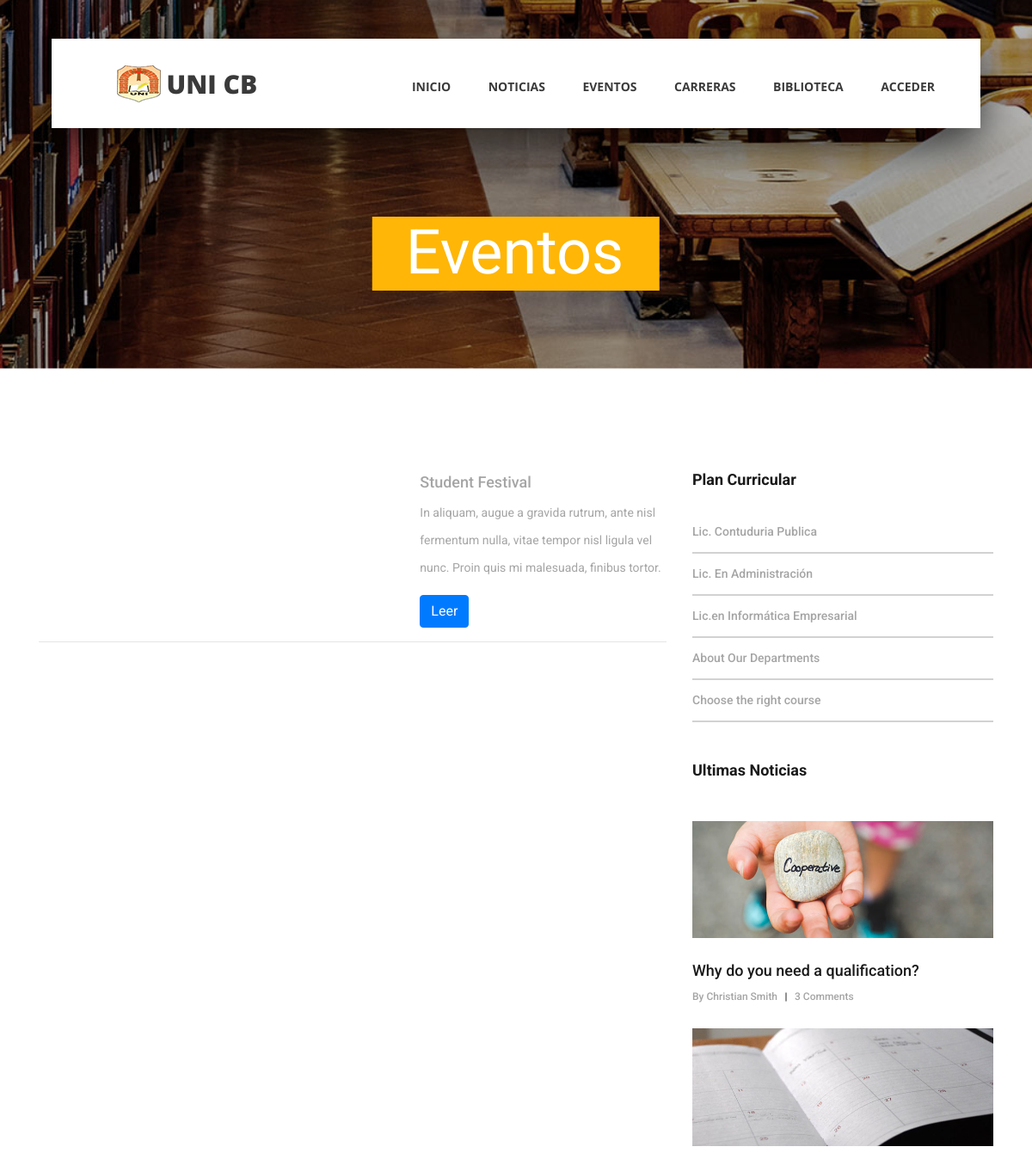
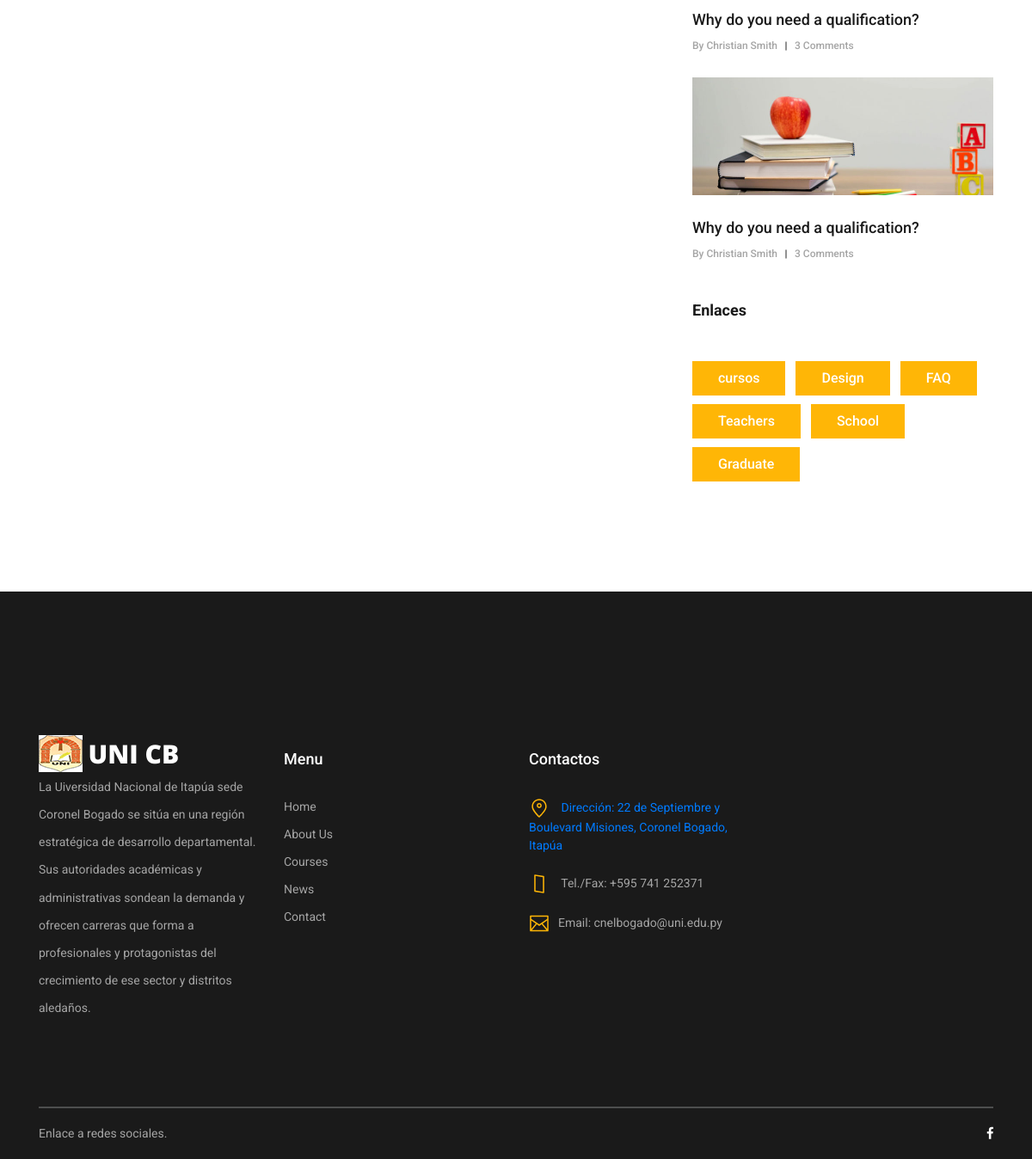
/public/eventos.php, run on the app's committed database (2 pictures, top to bottom).
### tables this page shows
CREATE TABLE `contenidos` (
  `id` int(11) NOT NULL,
  `titulo` varchar(200) NOT NULL,
  `contenido` longtext NOT NULL,
  `fecha_publicacion` timestamp NOT NULL DEFAULT CURRENT_TIMESTAMP ON UPDATE CURRENT_TIMESTAMP,
  `tipo` varchar(20) NOT NULL,
  `fecha` varchar(40) NOT NULL,
  `categoria` varchar(100) NOT NULL,
  `alias` varchar(200) NOT NULL,
  `contacto` varchar(200) DEFAULT NULL,
  `direccion` varchar(200) DEFAULT NULL,
  `cod_zona` int(11) DEFAULT NULL,
  `urlimagen` varchar(200) DEFAULT NULL,
  `resumen` varchar(200) DEFAULT NULL
);

### public/eventos.php (the view, shortened to what this page needs)
<?php
require_once("header.php");
 ?>
 <!DOCTYPE html>
 <html lang="en" dir="ltr">
   <head>
		 <link rel="stylesheet" type="text/css" href="../styles/news_post_styles.css">
		 <link rel="stylesheet" type="text/css" href="../styles/news_post_responsive.css">
   </head>
   <body>
   </body>
 </html>
	<div class="home">
		<div class="home_background_container prlx_parent">
			<div class="home_background prlx" style="background-image:url(../images/news_background.jpg)"></div>
		</div>
		<div class="home_content">
			<h1> Eventos</h1>
		</div>
	</div>
	<div class="news">
		<div class="container">
			<div class="row">
        <div class="col-lg-8">
					<div class="news_post_container">
            <?php
            function mostrarDatos ($resultados) {
            if ($resultados !=NULL) {
            echo '          <div class="row">
                                <div class="col-md-7">
                                  <a href="'.$resultados['alias'].'">
                                    <img class="img-fluid rounded mb-3 mb-md-0" src="'.$resultados['urlimagen'].'" alt="">
                                  </a>
                                </div>
                                <div class="col-md-5">
                                  <h3>'.$resultados['titulo'].'</h3>
                                  <p>'.$resultados['resumen'].'</p>
                                  <a class="btn btn-primary" href="'.$resultados['alias'].'">Leer</a>
                                </div>
                              </div>
      <hr>     ';}
            else {echo "<br/>No hay más datos!!! <br/>";}
            }
          include("../php/conexion.php");
            $result = mysqli_query($mysqli, "SELECT * from contenidos c where c.tipo='EVENTO' order by fecha_publicacion");
            while ($fila = mysqli_fetch_array($result)){
            mostrarDatos($fila);
            }
            ?>
					</div>
				</div>
	    <?php include("panel_lateral.php")?>
			</div>
		</div>
	</div>
 <?php include("footer.php")?>
</body>
</html>

### styles/main_styles.css (style rules this page uses)
* { margin: 0; padding: 0; -webkit-font-smoothing: antialiased; -webkit-text-shadow: rgba(0,0,0,.01) 0 0 1px; text-shadow: rgba(0,0,0,.01) 0 0 1px; }
body { font-family: 'Roboto', sans-serif; font-size: 14px; font-weight: 400; background: #FFFFFF; color: #a5a5a5; }
div { display: block; position: relative; -webkit-box-sizing: border-box; -moz-box-sizing: border-box; box-sizing: border-box; }
p { font-family: 'Roboto', sans-serif; font-size: 14px; line-height: 2.29; font-weight: 400; color: #a5a5a5; -webkit-font-smoothing: antialiased; -webkit-text-shadow: rgba(0,0,0,.01) 0 0 1px; text-shadow: rgba(0,0,0,.01) 0 0 1px; }
a, a:hover, a:visited, a:active, a:link { text-decoration: none; -webkit-font-smoothing: antialiased; -webkit-text-shadow: rgba(0,0,0,.01) 0 0 1px; text-shadow: rgba(0,0,0,.01) 0 0 1px; }
h1 { font-size: 36px; }
h3 { font-size: 18px; }
h1, h2, h3, h4, h5, h6 { font-family: 'Roboto', sans-serif; -webkit-font-smoothing: antialiased; -webkit-text-shadow: rgba(0,0,0,.01) 0 0 1px; text-shadow: rgba(0,0,0,.01) 0 0 1px; }
.prlx_parent { overflow: hidden; }
.prlx { height: 130% !important; }
.home { width: 100%; height: 100vh; }

### styles/news_post_styles.css (style rules this page uses)
* { margin: 0; padding: 0; -webkit-font-smoothing: antialiased; -webkit-text-shadow: rgba(0,0,0,.01) 0 0 1px; text-shadow: rgba(0,0,0,.01) 0 0 1px; }
body { font-family: 'Roboto', sans-serif; font-size: 14px; font-weight: 400; background: #FFFFFF; color: #a5a5a5; }
div { display: block; position: relative; -webkit-box-sizing: border-box; -moz-box-sizing: border-box; box-sizing: border-box; }
p { font-family: 'Roboto', sans-serif; font-size: 14px; line-height: 2.29; font-weight: 400; color: #a5a5a5; -webkit-font-smoothing: antialiased; -webkit-text-shadow: rgba(0,0,0,.01) 0 0 1px; text-shadow: rgba(0,0,0,.01) 0 0 1px; }
a, a:hover, a:visited, a:active, a:link { text-decoration: none; -webkit-font-smoothing: antialiased; -webkit-text-shadow: rgba(0,0,0,.01) 0 0 1px; text-shadow: rgba(0,0,0,.01) 0 0 1px; }
h1 { font-size: 36px; }
h3 { font-size: 18px; }
h1, h2, h3, h4, h5, h6 { font-family: 'Roboto', sans-serif; -webkit-font-smoothing: antialiased; -webkit-text-shadow: rgba(0,0,0,.01) 0 0 1px; text-shadow: rgba(0,0,0,.01) 0 0 1px; }
.prlx_parent { overflow: hidden; }
.prlx { height: 130% !important; }
.home { width: 100%; height: 447px; }
.home_background_container { position: absolute; top: 0; left: 0; width: 100%; height: 100%; }
.home_background { width: 100%; height: 100%; background-repeat: no-repeat; background-size: cover; background-position: center center; }
.home_content { position: absolute; left: 50%; bottom: 109px; -webkit-transform: translateX(-50%); -moz-transform: translateX(-50%); -ms-transform: translateX(-50%); -o-transform: translateX(-50%); transform: translateX(-50%); background: #ffb606; padding-top: 24px; padding-bottom: 18px; padding-left: 39px; padding-right: 42px; }
.home_content h1 { font-size: 72px; font-weight: 400; color: #FFFFFF; line-height: 0.5; white-space: nowrap; }
.news { width: 100%; padding-top: 103px; padding-bottom: 118px; }

### data on the page
contenidos: titulo "Student Festival", resumen "In aliquam, augue a gravida rutrum, ante nisl fermentum nulla, vitae tempor nisl ligula vel nunc. Proin quis mi malesuada, finibus tortor."
